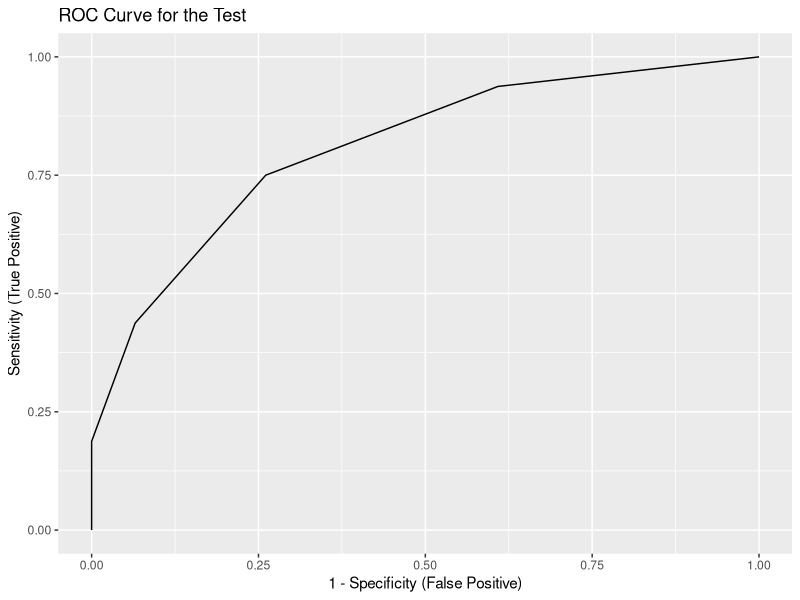
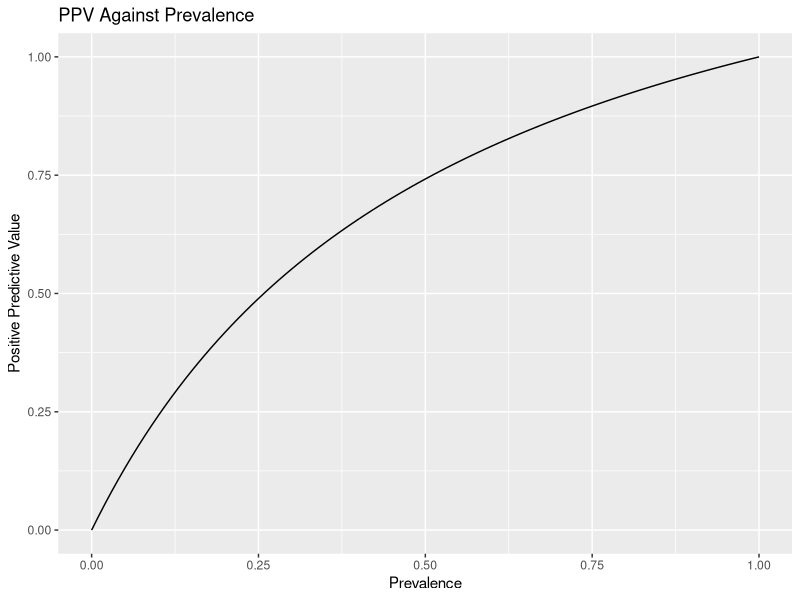
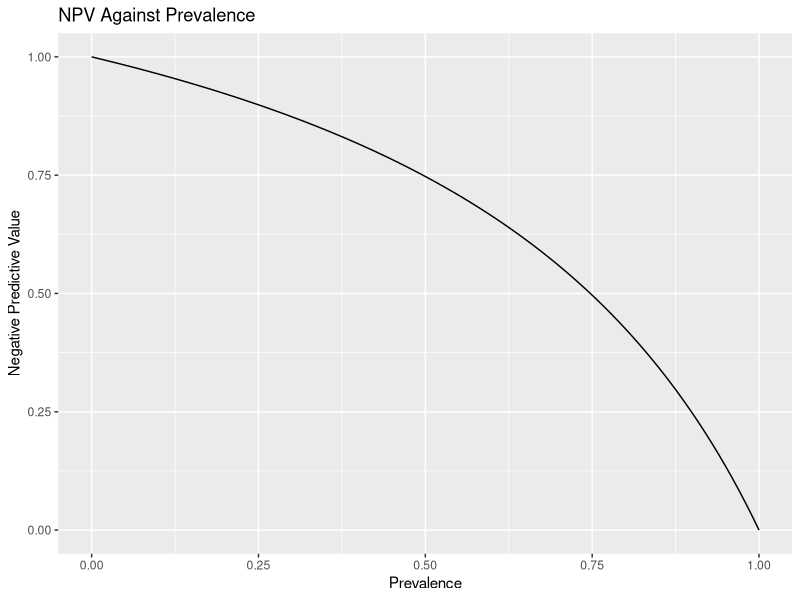

These charts were generated, in order, by the following R code:
CMMS <- data.frame(score = seq(from=5, to=30, by=5),
                           no = c(0, 0, 3, 9, 16, 18),
                           yes = c(2, 1, 4, 5, 3, 1))  # raw data

cutoff <- c(1, 2, 3, 4, 5)
specificity <- c(1, 2, 3, 4, 5)
sensitivity <- c(1, 2, 3, 4, 5)

for (i in c(1:6)){
  cutoff[i] <- i*5
  specificity[i] <- sum(CMMS[(i+1):6,2])/sum(CMMS[1:6,2])
  sensitivity[i] <- sum(CMMS[1:i,3])/sum(CMMS[1:6,3])

}  # calculate the specificity and sensitivity

result_table <- data.frame(cutoff, sensitivity,
                           specificity,
                           one_minus_specificity = 1- specificity)

result_table[c(6,6), c("specificity", "one_minus_specificity")] <- list(0,1)

cutoff0 <- data.frame(
  cutoff = 0,
  sensitivity = 0,
  specificity = 1.00,
  one_minus_specificity = 0
)  # manually adding a row

result_table <- rbind(cutoff0, result_table)
result_table

## b
library(ggplot2)
ggplot(data = result_table, aes(x= one_minus_specificity, y= sensitivity)) +
  geom_line() + labs(x = "1 - Specificity (False Positive)",
                     y = "Sensitivity (True Positive)",
                     title = "ROC Curve for the Test")

## c
sens <- 3/4
spec <- 17/23

prevalance <- seq(0, 1, length.out = 101)
ppv <- (sens*prevalance)/((sens*prevalance) + ((1-spec)*(1-prevalance)))
npv <- (spec*(1-prevalance))/((spec*(1-prevalance)) + ((1-sens)*(prevalance)))

ppv_prevalance <- data.frame(
  prevalance = prevalance,
  ppv = ppv)

npv_prevalance <- data.frame(
  prevalance = prevalance,
  npv = npv)


ggplot(data = ppv_prevalance, aes(x= prevalance, y= ppv)) +
  geom_line() + labs(x = "Prevalence",
                     y = "Positive Predictive Value",
                     title = "PPV Against Prevalence")

ggplot(data = npv_prevalance, aes(x= prevalance, y= npv)) +
  geom_line() + labs(x = "Prevalence",
                     y = "Negative Predictive Value",
                     title = "NPV Against Prevalence")

## c
# the number of trials without replacement
without_replacement <- function(n, num_simulations = 10000) {
  results <- numeric(num_simulations)
    for (i in 1:num_simulations) {
    key <- 1:n
    correct_key <- sample(key, 1)  # assign the correct key
    num_trials <- 0

    repeat {
      num_trials <- num_trials + 1
      chosen_key <- sample(key, 1)
      if (chosen_key == correct_key) {
        break
      }
      key <- key[key != chosen_key]  # remove the incorrect key

    }

    results[i] <- num_trials
  }

  mean(results)
}

without_replacement(8)
without_replacement(12)

with_replacement <- function(n, num_simulations = 10000) {
  results <- numeric(num_simulations)

  for (i in 1:num_simulations) {
    correct_key <- sample(1:n, 1)
    num_trials <- 0

    repeat {
      num_trials <- num_trials + 1
      chosen_key <- sample(1:n, 1)
      if (chosen_key == correct_key) {
        break
      }
    }

    results[i] <- num_trials
  }

  mean(results)
}

with_replacement(8)
with_replacement(12)

